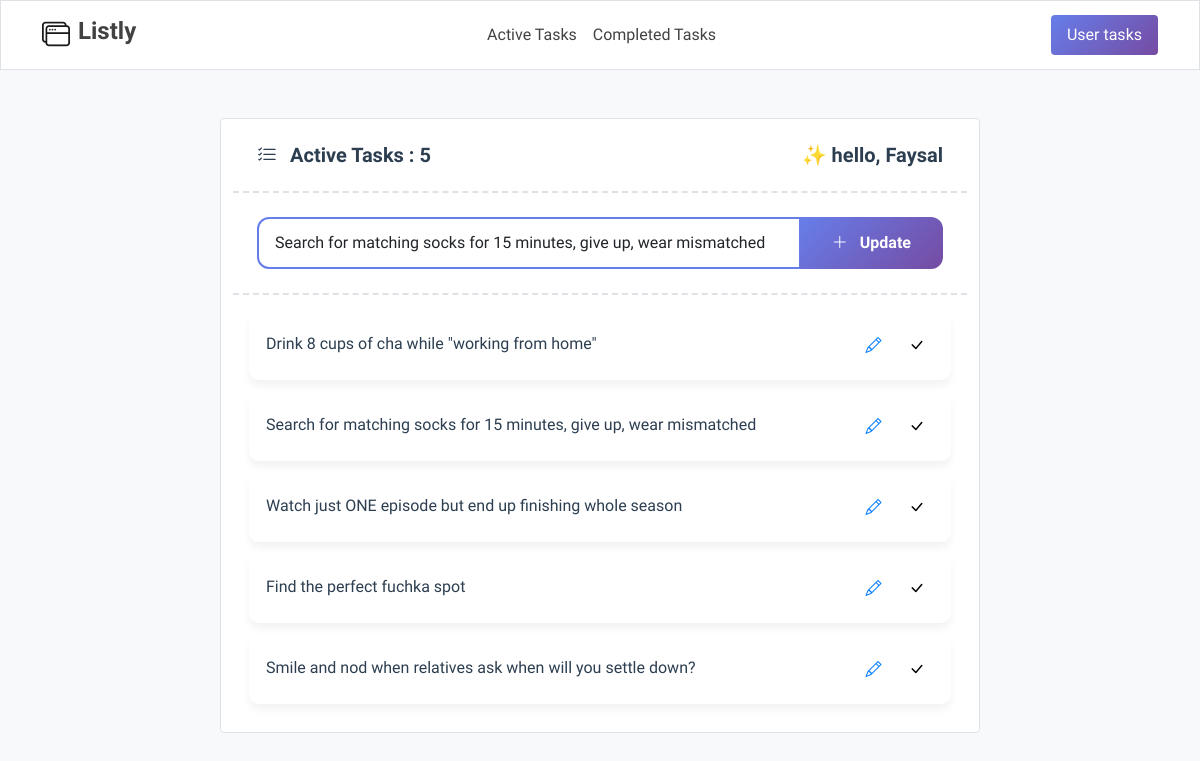
Screenshot of /edit_task/32 (signed in) with the database file from the repository.
### listly_app/models.py (models this page shows, shortened)
class listly_user(models.Model):
    user_name = models.CharField(max_length=50)
    def __str__(self):
        return self.user_name
    class Meta :
        verbose_name = "user"
        verbose_name_plural = "users"

class task(models.Model):
    description = models.CharField(max_length=200)
    completed = models.BooleanField()
    created_at = models.DateTimeField(auto_now_add=True)
    updated_at = models.DateTimeField(auto_now=True)
    username = models.ForeignKey(
        listly_user, related_name="userTasks", on_delete=models.CASCADE
    )

### listly_app/views.py (the view, shortened to what this page needs)
# urls.py: path("edit_task/<int:pk>", edit_task, name = "edit_task"),
def edit_task(request, pk):
    userName = listly_user.objects.get(user_name=request.session["user_name"])
    data = task.objects.filter(completed=False, username=userName).order_by(
        "-created_at"
    )
    edited_data = task.objects.get(pk=pk)
    form = newTask(initial={"description": edited_data.description})
    return render(
        request,
        "listly.html",
        {"data": data, "addTask": form, "edit_task": edited_data, "userName": userName},
    )

### listly_app/forms.py
class newTask(forms.Form):
    description = forms.CharField(
        max_length=200,
        required=True,
        widget=forms.TextInput(
            attrs={
                "class": "form-control",
                "placeholder": "+ New task",
                "required": "required",
            }
        ),
    )

### listly_app/templates/listly.html (shortened to what this page needs)
{% extends 'global.html' %}
{% load static %}
{% block styles %}
  <link rel="stylesheet" href="{% static 'css/listly.css' %}" />
{% endblock %}
{% block content %}
  <div class="todo-container my-5">
    <div class="container">
      <div class="row">
        <div class="col-12">
          <div class="todo-panel">
            <div class="row">
              <div class="col-md-8 border bg-white mx-auto panel-left rounded">
                <div class="panel-header d-flex justify-content-between align-items-center">
                  <h3 class="fs-5">
                    <i class="bi bi-list-check mt-3 me-2"></i>
                    Active Tasks{% if data %}
                      : {{ data|length }}
                    {% endif %}
                  </h3>
                  <h3 class="fs-5">✨ hello, {{userName|title}} </h3>
                </div>
                <div class="add-form" id="addForm">
                  <form action="{% if edit_task %}
                      {% url 'edit_task' edit_task.pk %}
                    {% else %}
                      {% url 'active_task' %}
                    {% endif %}"
                    method="POST">
                    <div class="input-group">
                      {{ addTask.description }}
                      <button class="btn btn-primary" type="submit">
                        <i class="bi bi-plus-lg me-2"></i>
                        {% if edit_task %}
                          Update
                        {% else %}
                          Add
                        {% endif %}
                      </button>
                    </div>
                  </form>
                </div>
                <div class="todo-list bg-white">
                  {% if data %}
                    {% for ele in data %}
                      <div class="todo-item">
                        <div class="d-flex align-items-center flex-grow-1">
                          <div class="todo-content">
                            <div class="todo-text">{{ ele.description }}</div>
                          </div>
                        </div>
                        <div class="todo-actions">
                          <button class="action-btn edit" title="Edit"><a href="{% url 'edit_task' ele.pk %}"><i class="bi bi-pencil"></i></a></button>
                          <button class="action-btn complete" title="Mark Complete"><a href="{% url 'mark_as_complete' ele.pk %}"><i class="bi bi-check-lg"></i></a></button>
                        </div>
                      </div>
                    {% endfor %}
                  {% endif %}
                </div>
              </div>
            </div>
          </div>
        </div>
      </div>
    </div>
  </div>
{% endblock %}

### static/css/global.css (style rules this page uses)
* { padding: 0; margin: 0; font-family: "Maven Pro", sans-serif; }
body { background-color: #f8f9fa !important; }

### listly_app/static/css/listly.css (style rules this page uses)
* { padding: 0; margin: 0; }
.todo-container { overflow: hidden; }
.panel-left { background: #f8f9fa; }
.panel-header { padding: 1.5rem; border-bottom: 2px dashed #dee2e6; background: white; }
.panel-header h3 { margin: 0; font-weight: 600; color: #2c3e50; }
.add-form { border-bottom: 2px dashed #dee2e6; }
.todo-list { padding: 1rem; }
.todo-item { background: white; border-radius: 10px; padding: 1rem; margin-bottom: 0.75rem; box-shadow: 0 6px 8px rgba(0, 0, 0, 0.05); display: flex; gap: 5px; align-items: center; justify-content: space-between; transition: all 0.3s ease; border: 1px solid transparent; }
.todo-content { flex: 1; }
.todo-text { font-size: 1rem; font-weight: 500; margin-bottom: 0.25rem; color: #2c3e50; }
.todo-actions { display: flex; gap: 0.5rem; }
.action-btn.edit { color: #007bff; }
.action-btn { width: 35px; height: 35px; border-radius: 8px; border: none; display: flex; align-items: center; justify-content: center; cursor: pointer; transition: all 0.2s ease; background: transparent; padding: 0; }
.action-btn a { width: 100%; height: 100%; display: flex; align-items: center; justify-content: center; color: currentColor; text-decoration: none; }
.add-form { padding: 1.5rem; background: white; }
.add-form input { border: 2px solid #667eea; border-radius: 12px; padding: 0.75rem 1rem; font-size: 1rem; transition: all 0.3s ease; }
.add-form button { background: linear-gradient(135deg, #667eea 0%, #764ba2 100%); border: none; border-radius: 12px; padding: 0.75rem 2rem; font-weight: 600; transition: all 0.3s ease; }

### rows the page displays
listly_user: user_name "Faysal"
task: description "Search for matching socks for 15 minutes, give up, wear mismatched"
task: description "Drink 8 cups of cha while \"working from home\""
task: description "Watch just ONE episode but end up finishing whole season"
task: description "Find the perfect fuchka spot"
task: description "Smile and nod when relatives ask when will you settle down?"

### other values shown
{{ data|length }} "5"
